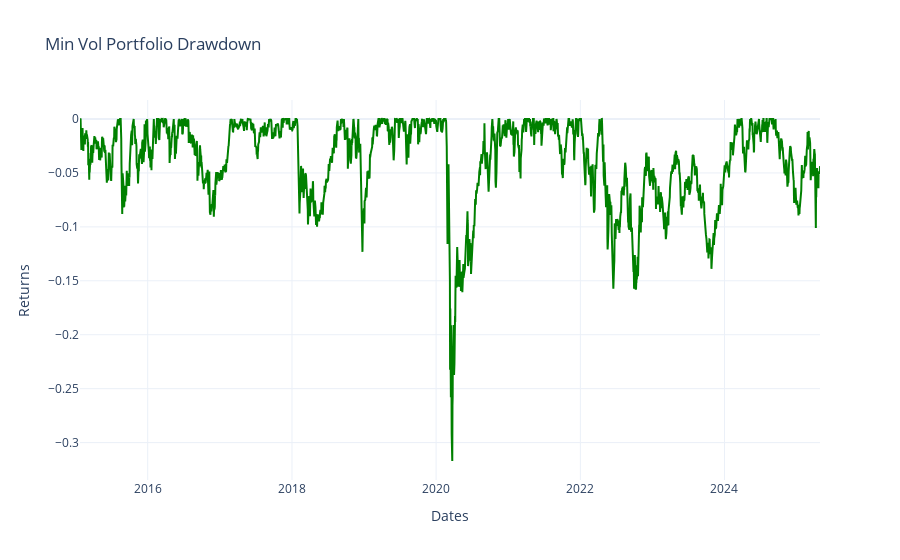

Source (notebook cell):
### Code cell
plot_drawdown_chart(portfolio_df = Min_Vol_performance_df, 
                    chart_title = "Min Vol Portfolio Drawdown")

### Figure 1 — Plotly figure (JSON) as saved in the notebook; plotly's stock layout.template omitted (floating-point values rounded to 4 significant figures; data arrays with more than 128 entries replaced by an {"elided": "..."} marker saying what was removed)
{"data": [{"line": {"color": "green"}, "mode": "lines", "name": "Min Vol Portfolio Drawdown", "type": "scatter", "x": {"elided": "2582 str values"}, "y": {"elided": "2582 float values"}}], "layout": {"legend": {"bordercolor": "Black", "borderwidth": 1, "x": 0.01, "y": 0.99}, "title": {"text": "Min Vol Portfolio Drawdown"}, "xaxis": {"anchor": "y", "domain": [0, 1], "title": {"text": "Dates"}}, "yaxis": {"anchor": "x", "domain": [0, 1], "title": {"text": "Returns"}}}}
